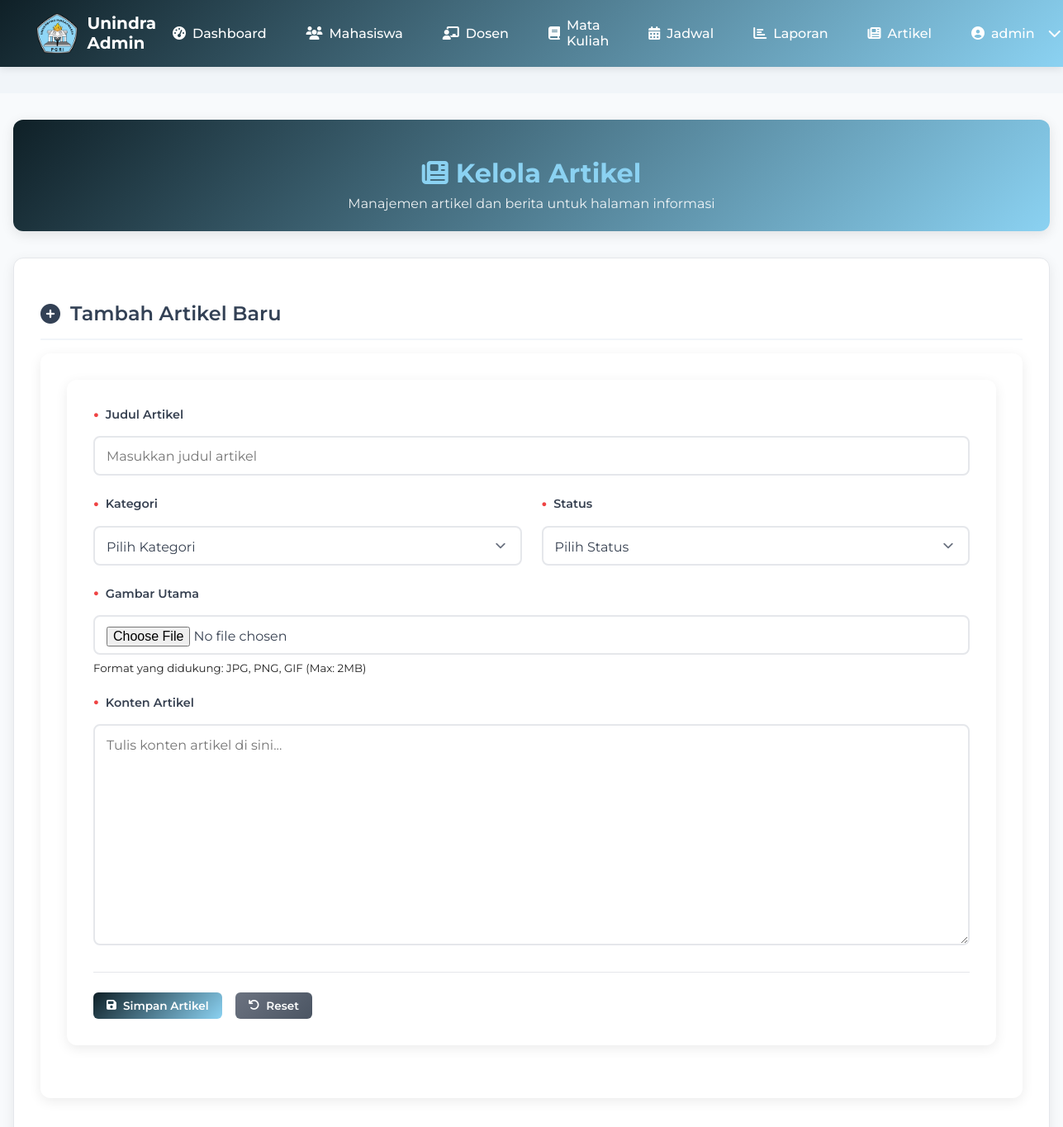
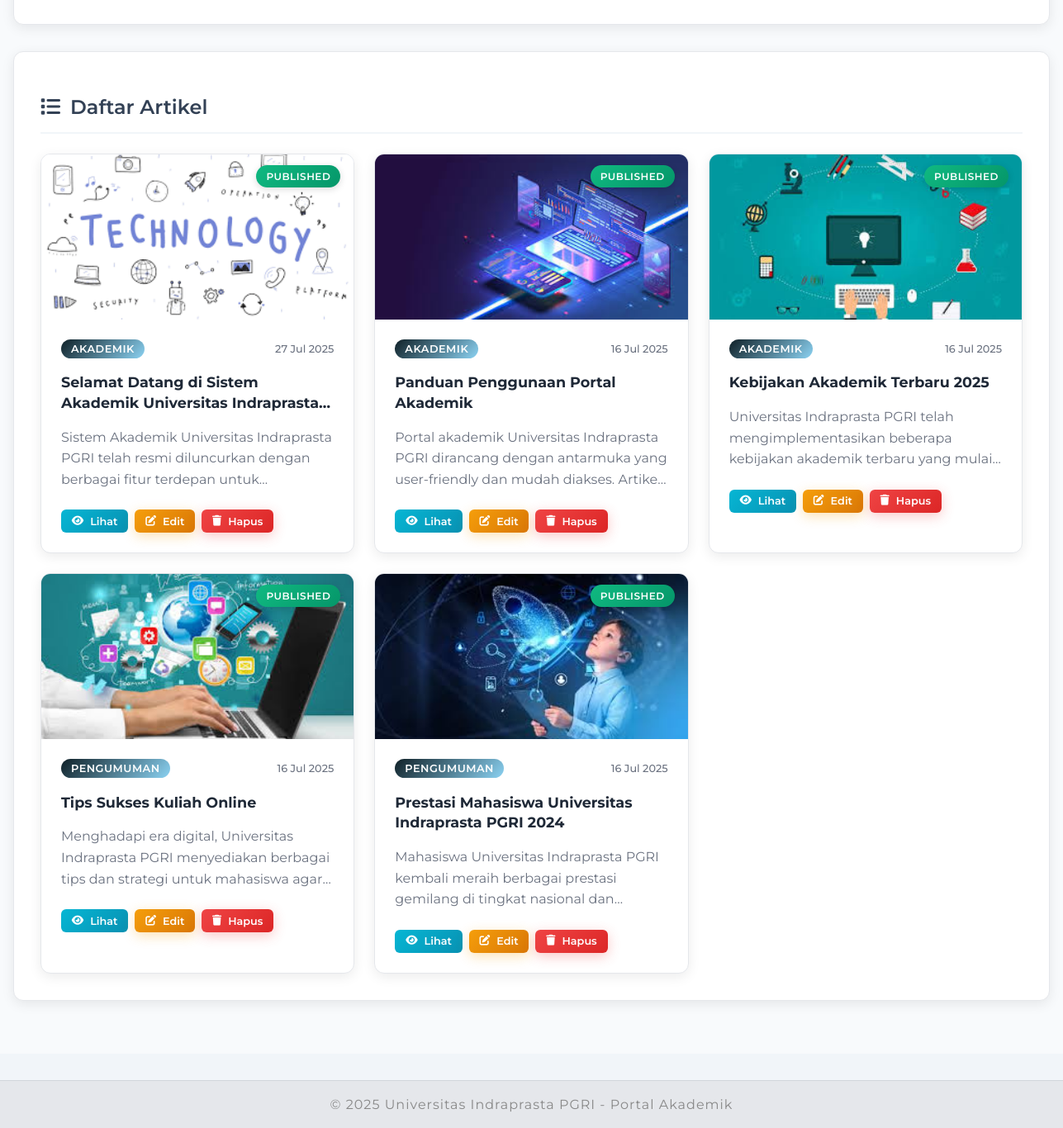
The page /admin/article.php (signed in) on the database its author committed (2 pictures, top to bottom).
### tables this page shows
CREATE TABLE `articles` (
  `id` int(11) NOT NULL,
  `title` varchar(255) NOT NULL,
  `content` text NOT NULL,
  `excerpt` text DEFAULT NULL,
  `category` varchar(100) DEFAULT NULL,
  `author_id` int(11) DEFAULT NULL,
  `status` varchar(20) DEFAULT 'published',
  `featured_image` varchar(255) DEFAULT NULL,
  `published_at` datetime DEFAULT current_timestamp(),
  `created_at` datetime DEFAULT current_timestamp(),
  `updated_at` datetime DEFAULT current_timestamp()
);

### admin/article.php (the view, shortened to what this page needs)
<?php
require_once '../koneksi.php';
$articles_query = "SELECT a.*, u.username as author_name
                   FROM articles a
                   LEFT JOIN users u ON a.author_id = u.id
                   ORDER BY a.created_at DESC";
$articles_result = mysqli_query($conn, $articles_query);
$articles_data = [];
while ($row = mysqli_fetch_assoc($articles_result)) {
    $articles_data[] = $row;
}
?>
<!DOCTYPE html>
<html lang="id">
<head>
    <link rel="stylesheet" href="../assets/css/style.css">
    <link rel="stylesheet" href="../assets/css/admin.css">
    <link rel="stylesheet" href="https://cdnjs.cloudflare.com/ajax/libs/font-awesome/6.4.0/css/all.min.css">
</head>
<body>
    <?php include 'includes/nav_admin.php'; ?>
    <main>
        <div class="dashboard-container">
            <div class="dashboard-header">
                <h1><i class="fas fa-newspaper"></i> Kelola Artikel</h1>
                <p>Manajemen artikel dan berita untuk halaman informasi</p>
            </div>
            <div class="dashboard-section">
                <h2><i class="fas fa-plus-circle"></i> Tambah Artikel Baru</h2>
                <div class="form-container">
                    <form method="POST" class="article-form" enctype="multipart/form-data">
                        <div class="form-row">
                            <div class="form-group full-width">
                                <label for="title">Judul Artikel</label>
                                <input type="text" id="title" name="title" class="form-control" required placeholder="Masukkan judul artikel">
                            </div>
                        </div>
                        <div class="form-row">
                            <div class="form-group">
                                <label for="category">Kategori</label>
                                <select id="category" name="category" class="form-control" required>
                                    <option value="">Pilih Kategori</option>
                                </select>
                            </div>
                            <div class="form-group">
                                <label for="status">Status</label>
                                <select id="status" name="status" class="form-control" required>
                                    <option value="">Pilih Status</option>
                                </select>
                            </div>
                        </div>
                        <div class="form-row">
                            <div class="form-group full-width">
                                <label for="featured_image">Gambar Utama</label>
                                <input type="file" id="featured_image" name="featured_image" class="form-control" accept="image/*">
                                <small class="form-text">Format yang didukung: JPG, PNG, GIF (Max: 2MB)</small>
                            </div>
                        </div>
                        <div class="form-row">
                            <div class="form-group full-width">
                                <label for="content">Konten Artikel</label>
                                <textarea id="content" name="content" class="form-control" rows="10" required placeholder="Tulis konten artikel di sini..."></textarea>
                            </div>
                        </div>
                        <div class="form-actions">
                            <button type="submit" class="btn btn-primary">
                                <i class="fas fa-save"></i> Simpan Artikel
                            </button>
                            <button type="button" class="btn btn-secondary" onclick="resetForm()">
                                <i class="fas fa-undo"></i> Reset
                            </button>
                        </div>
                    </form>
                </div>
            </div>
            <div class="dashboard-section">
                <h2><i class="fas fa-list"></i> Daftar Artikel</h2>
                <?php if (count($articles_data) > 0): ?>
                    <div class="articles-grid">
                        <?php foreach ($articles_data as $article): ?>
                            <div class="article-card">
                                <?php if ($article['featured_image']): ?>
                                    <div class="article-image">
                                        <img src="../assets/images/articles/<?php echo $article['featured_image']; ?>" alt="<?php echo htmlspecialchars($article['title']); ?>">
                                        <div class="article-status">
                                            <span class="status-badge status-<?php echo $article['status']; ?>">
                                                <?php echo ucfirst($article['status']); ?>
                                            </span>
                                        </div>
                                    </div>
                                <?php else: ?>
                                    <div class="article-no-image">
                                        <i class="fas fa-image"></i>
                                    </div>
                                <?php endif; ?>
                                <div class="article-content">
                                    <div class="article-meta">
                                        <span class="category">
                                            <?php echo htmlspecialchars($article['category'] ?? 'Umum'); ?>
                                        </span>
                                        <span class="date"><?php echo date('d M Y', strtotime($article['created_at'])); ?></span>
                                    </div>
                                    <h3><?php echo htmlspecialchars($article['title']); ?></h3>
                                    <p><?php echo htmlspecialchars(substr($article['content'], 0, 150)) . '...'; ?></p>
                                    <div class="article-actions">
                                        <button class="btn btn-sm btn-info" onclick="viewArticle(<?php echo $article['id']; ?>)">
                                            <i class="fas fa-eye"></i> Lihat
                                        </button>
                                        <button class="btn btn-sm btn-warning" onclick="editArticle(<?php echo $article['id']; ?>)">
                                            <i class="fas fa-edit"></i> Edit
                                        </button>
                                        <button class="btn btn-sm btn-danger" onclick="deleteArticle(<?php echo $article['id']; ?>)">
                                            <i class="fas fa-trash"></i> Hapus
                                        </button>
                                    </div>
                                </div>
                            </div>
                        <?php endforeach; ?>
                    </div>
                <?php endif; ?>
            </div>
        </div>
    </main>
    <?php include '../includes/footer.php'; ?>
</body>
</html>

### assets/css/style.css (style rules this page uses)
:root { --primary: #8bd2f2; --secondary: #f1f5f9; --text: #222; --accent: #fbbf24; --nav-bg: #fff; --nav-shadow: 0 2px 12px rgba(0, 0, 0, 0.06); }
html, body { height: 100%; margin: 0; padding: 0; }
body { font-family: "Montserrat", Arial, sans-serif; margin: 0; padding: 0; background: var(--secondary); color: var(--text); min-height: 100vh; display: flex; flex-direction: column; }
main { flex: 1; display: flex; flex-direction: column; margin: 2rem 0; }
h1, h2, h3 { color: var(--primary); }
.btn { display: flex; align-items: center; justify-content: center; gap: 0.5rem; padding: 0.75rem 1.5rem; border-radius: 0.375rem; font-weight: 500; cursor: pointer; transition: all 0.3s ease; font-family: "Montserrat", sans-serif; border: none; }
.btn-primary { background-color: var(--primary); color: white; }

### rows shown on the page
articles: featured_image (picture), status "PUBLISHED", category "AKADEMIK", created_at "27 Jul 2025", title "Selamat Datang di Sistem Akademik Universitas…", content "Sistem Akademik Universitas Indraprasta PGRI telah resmi diluncurkan dengan berbagai fitur terdepan…"
articles: featured_image (picture), status "PUBLISHED", category "AKADEMIK", created_at "16 Jul 2025", title "Panduan Penggunaan Portal Akademik", content "Portal akademik Universitas Indraprasta PGRI dirancang dengan antarmuka yang user-friendly dan mudah diakses.…"
articles: featured_image (picture), status "PUBLISHED", category "AKADEMIK", created_at "16 Jul 2025", title "Kebijakan Akademik Terbaru 2025", content "Universitas Indraprasta PGRI telah mengimplementasikan beberapa kebijakan akademik terbaru yang…"
articles: featured_image (picture), status "PUBLISHED", category "PENGUMUMAN", created_at "16 Jul 2025", title "Tips Sukses Kuliah Online", content "Menghadapi era digital, Universitas Indraprasta PGRI menyediakan berbagai tips dan strategi untuk mahasiswa…"
articles: featured_image (picture), status "PUBLISHED", category "PENGUMUMAN", created_at "16 Jul 2025", title "Prestasi Mahasiswa Universitas Indraprasta PGRI 2024", content "Mahasiswa Universitas Indraprasta PGRI kembali meraih berbagai prestasi gemilang di tingkat nasional…"

### other values the page prints
$_SESSION['username'] "admin"
